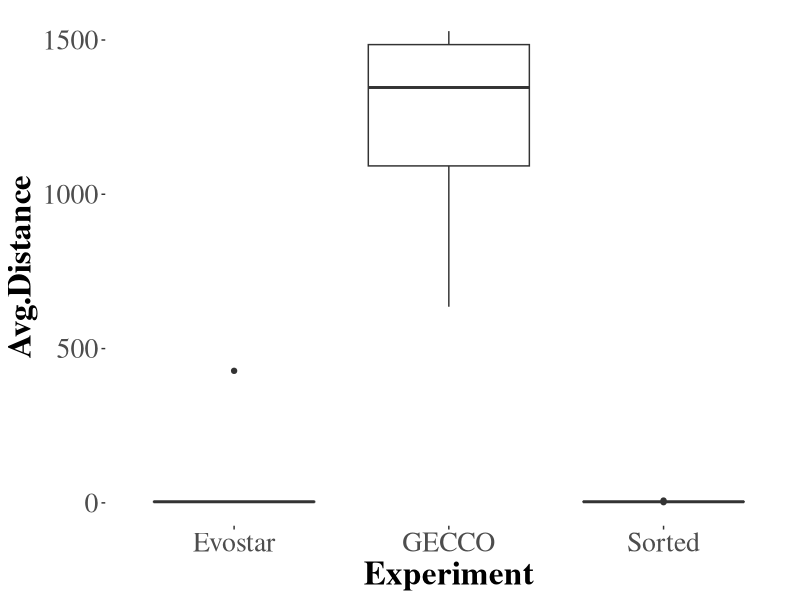
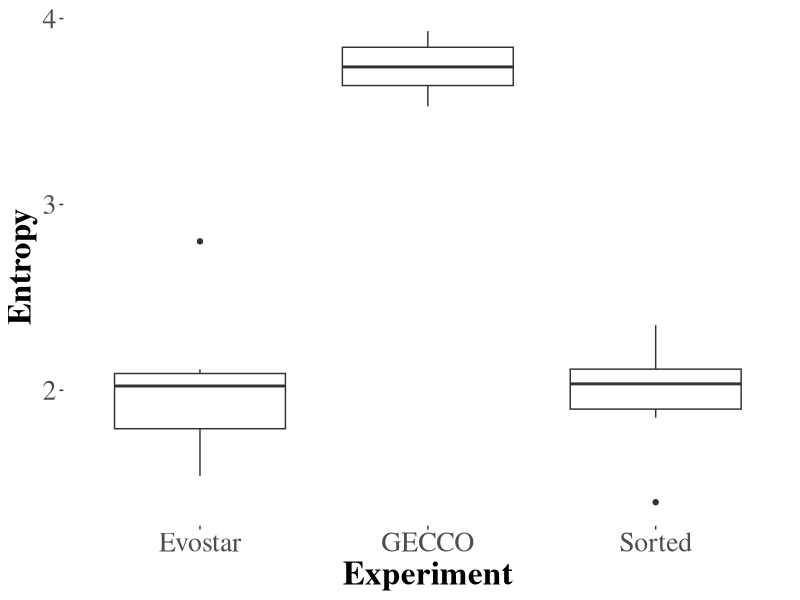

The R source for these figures, in order:
## ----setup, cache=FALSE,echo=FALSE--------------------------------------------
suppressPackageStartupMessages({
    library(ggplot2)
    library(ggthemes)
})


## ----distances, cache=FALSE,echo=FALSE----------------------------------------
data.md <- read.csv("results/mutual-distances-averages-entropy.csv")
data.16 = data.md[ data.md$Population == 16, ]
ggplot(data.16,aes(x=Experiment,y=Avg.Distance))+ geom_boxplot() + theme_tufte()+theme(axis.text=element_text(size=20), axis.title=element_text(size=24,face="bold"))


## ----entropy, cache=FALSE,echo=FALSE------------------------------------------
ggplot(data.16,aes(x=Experiment,y=Entropy))+ geom_boxplot() + theme_tufte()+theme(axis.text=element_text(size=20), axis.title=element_text(size=24,face="bold"))

